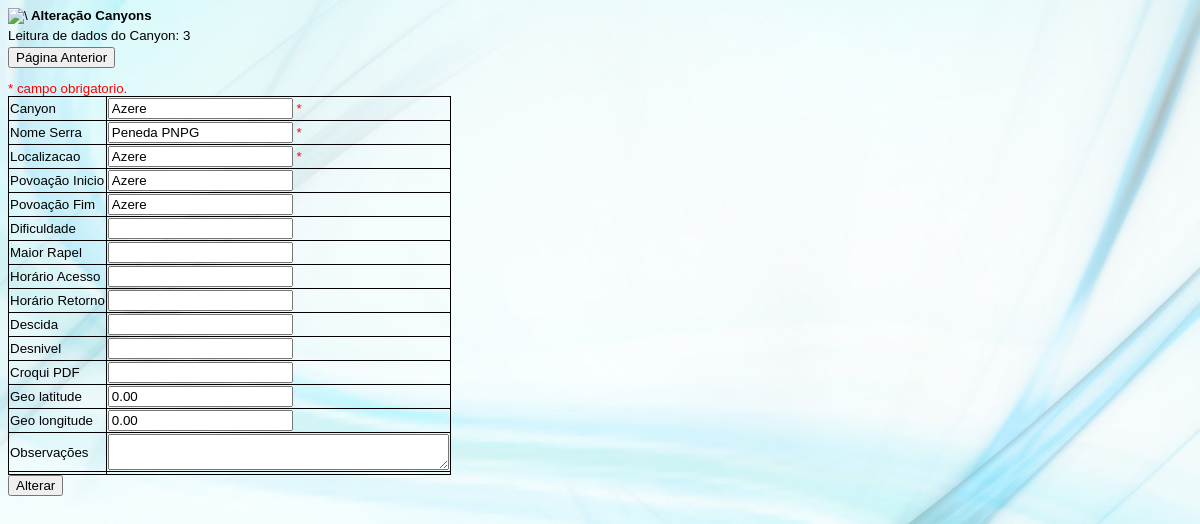
Screenshot of /src/edit_canyon.php?id=3 with the database file from the repository.
### tables this page shows
CREATE TABLE `dadoscanyons` (
  `id` int(11) NOT NULL,
  `canyon` text NOT NULL,
  `nomeserra` text NOT NULL,
  `localizacao` text NOT NULL,
  `povoacaoinicio` text NOT NULL,
  `povoacaofim` text NOT NULL,
  `dificuldade` text NOT NULL,
  `maiorrapel` text NOT NULL,
  `horarioacesso` text NOT NULL,
  `horarioretorno` text NOT NULL,
  `descida` text NOT NULL,
  `desnivel` text NOT NULL,
  `croqui` text NOT NULL,
  `geolatitude` text NOT NULL,
  `geolongitude` text NOT NULL,
  `observacoes` text NOT NULL,
  `usersys` text NOT NULL,
  `datasys` datetime NOT NULL DEFAULT CURRENT_TIMESTAMP
);

### src/edit_canyon.php (the view, shortened to what this page needs)
<html>
<head>
<link rel="stylesheet" type="text/css" href="../css/style.css">
</head>
<tr> <td><img src="https://canyonsportugal.000webhostapp.com/img/TrailAPP2.jpg" alt=\ /><b> Alteração Canyons</b> </p> </tr>
</html>
<?php
include_once('import_functions.php');
$id = $_GET['id'];
$canyonErr = "";
$nomeserraErr = "";
$localizacaoErr = "";
?>
<?php
	echo " Leitura de dados do Canyon: $id </p>";
$con = mysqli_connect($databaseHost, $databaseUsername, $databasePassword, $databaseName);
$result = mysqli_query($con, "SELECT * FROM dadoscanyons WHERE id='$id'");
while($res = mysqli_fetch_array($result))
{
	$canyon      = $res['canyon'];
	$nomeserra   = $res['nomeserra'];
	$localizacao = $res['localizacao'];
	$povoacaoinicio = $res['povoacaoinicio'];
	$povoacaofim = $res['povoacaofim'];
	$dificuldade = $res['dificuldade'];
	$maiorrapel = $res['maiorrapel'];
	$horarioacesso = $res['horarioacesso'];
	$horarioretorno = $res['horarioretorno'];
	$descida = $res['descida'];
	$desnivel = $res['desnivel'];
	$croqui = $res['croqui'];
	$observacoes = $res['observacoes'];
	$geolatitude = $res['geolatitude'];
	$geolongitude = $res['geolongitude'];
}
?>
<html>
<head>
</head>
<body bgcolor="white">
</body>
</html>
<body>
	<form> <button type="submit" formaction="registo_canyons.php">Página Anterior</button> </form>
    <span class="error">* campo obrigatorio.</span>
	<form name="form1" method="get" action="edit_canyon.php">
		<table border="0">
			<tr>
				<td>Canyon</td>
				<td><input type="text" name="canyon" value="<?php echo $canyon;?>" >
				<span class="error">* <?php echo $canyonErr;?></span></td>
			</tr>
			<tr>
				<td>Nome Serra</td>
				<td><input type="text" name="nomeserra" value="<?php echo $nomeserra;?>" >
				<span class="error">* <?php echo $nomeserraErr;?></span></td>
			</tr>
			<tr>
				<td>Localizacao</td>
				<td><input type="text" name="localizacao" value="<?php echo $localizacao;?>" >
				<span class="error">* <?php echo $localizacaoErr;?></span></td>
			</tr>
			<tr>
				<td>Povoação Inicio</td>
				<td><input type="text" name="povoacaoinicio" value="<?php echo $povoacaoinicio;?>" ></td>
			</tr>
			<tr>
				<td>Povoação Fim</td>
				<td><input type="text" name="povoacaofim" value="<?php echo $povoacaofim;?>" ></td>
			</tr>
			<tr>
				<td>Dificuldade</td>
				<td><input type="text" name="dificuldade" value="<?php echo $dificuldade;?>" ></td>
			</tr>
			<tr>
				<td>Maior Rapel</td>
				<td><input type="text" name="maiorrapel" value="<?php echo $maiorrapel;?>" ></td>
			</tr>
			<tr>
				<td>Horário Acesso</td>
				<td><input type="text" name="horarioacesso" value="<?php echo $horarioacesso;?>" ></td>
			</tr>
			<tr>
				<td>Horário Retorno</td>
				<td><input type="text" name="horarioretorno" value="<?php echo $horarioretorno;?>" ></td>
			</tr>
			<tr>
				<td>Descida</td>
				<td><input type="text" name="descida" value="<?php echo $descida;?>" ></td>
			</tr>
			<tr>
				<td>Desnivel</td>
				<td><input type="text" name="desnivel" value="<?php echo $desnivel;?>" ></td>
			</tr>
			<tr>
				<td>Croqui PDF</td>
				<td><input type="text" name="croqui" value="<?php echo $croqui;?>" ></td>
			</tr>
			<tr>
				<td>Geo latitude</td>
				<td><input type="text" name="geolatitude" value="<?php echo $geolatitude;?>" ></td>
			</tr>
			<tr>
				<td>Geo longitude</td>
				<td><input type="text" name="geolongitude" value="<?php echo $geolongitude;?>" ></td>
			</tr>
			<tr>
				<td>Observações</td>
				<td><textarea name="observacoes" rows="2" cols="40"><?php echo $observacoes;?> </textarea></td>
			</tr>
			<tr>
				<td><input type="hidden" name="id" value=<?php echo $_GET['id'];?>></td>
			</tr>
		</table>
			<td><input type="submit" name="update" value="Alterar"></td>
	</form>
</body>
</html>

### css/style.css (style rules this page uses)
table, th, td { border: 1px solid black; border-collapse: collapse; }
body { color: #000000; font-family: arial; verdana; font-size: 10pt; background-color: #ffffff; background: url('../img/imagem3.jpg') center center no-repeat fixed; -webkit-background-size: cover; -moz-background-size: cover; -o-background-size: cover; background-size: cover; }
tr { font-size: 10pt; }

### src/edit_canyon.php (style rules this page uses)
.error { color: #FF0000; }

### rows the page displays
dadoscanyons: canyon "Azere", nomeserra "Peneda PNPG", localizacao "Azere", povoacaoinicio "Azere", povoacaofim "Azere", geolatitude "0.00", geolongitude "0.00"

### other values shown
$id "3"
